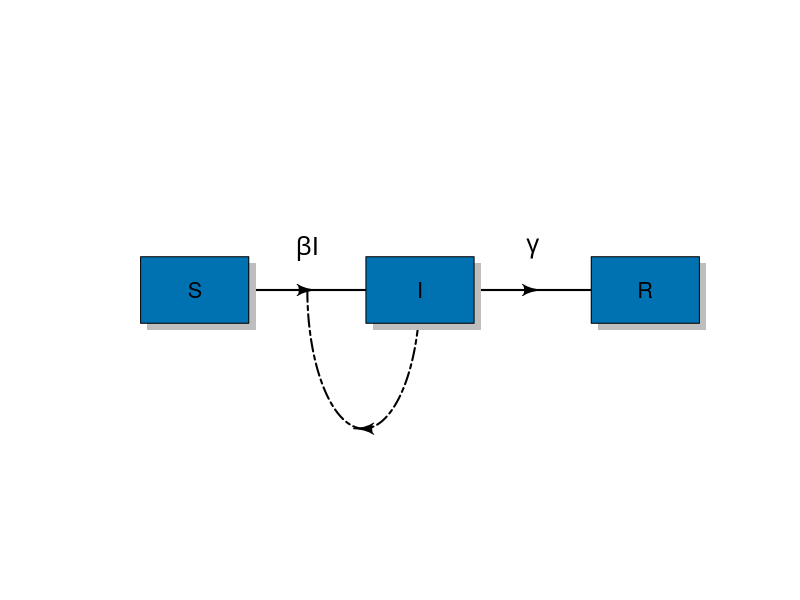
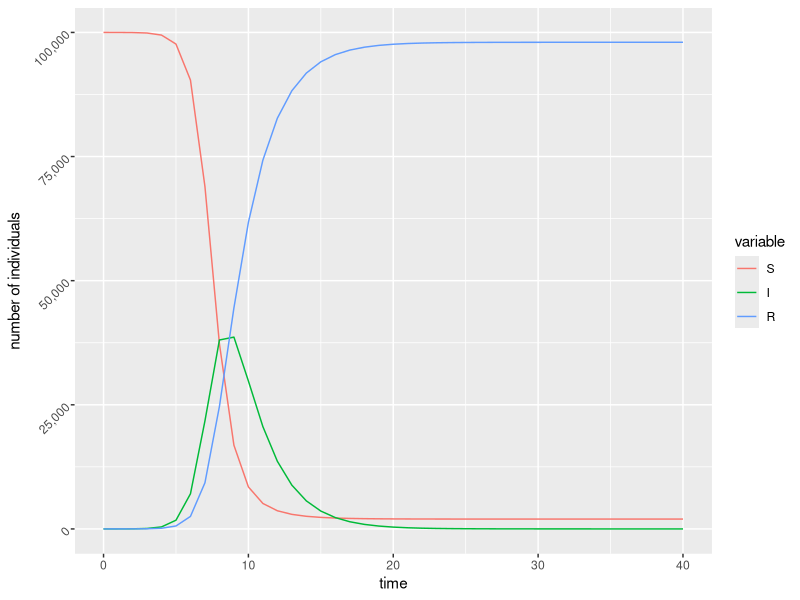
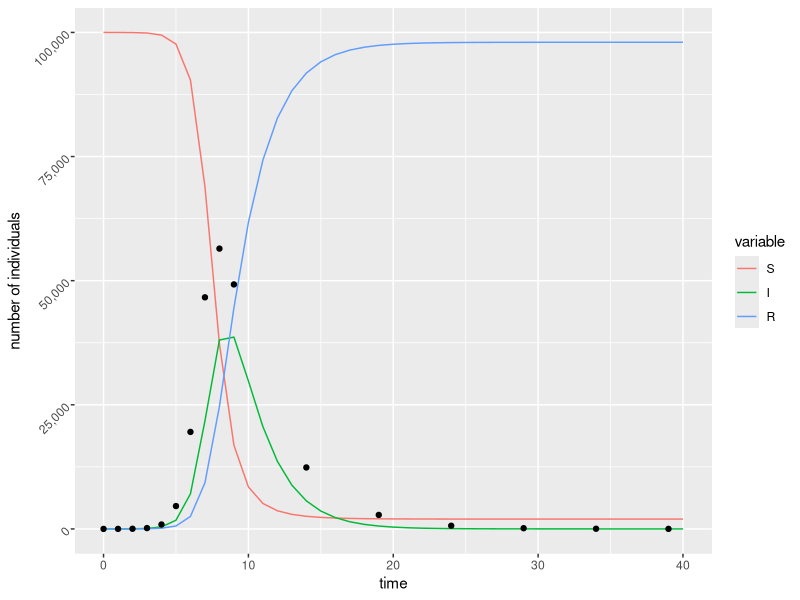
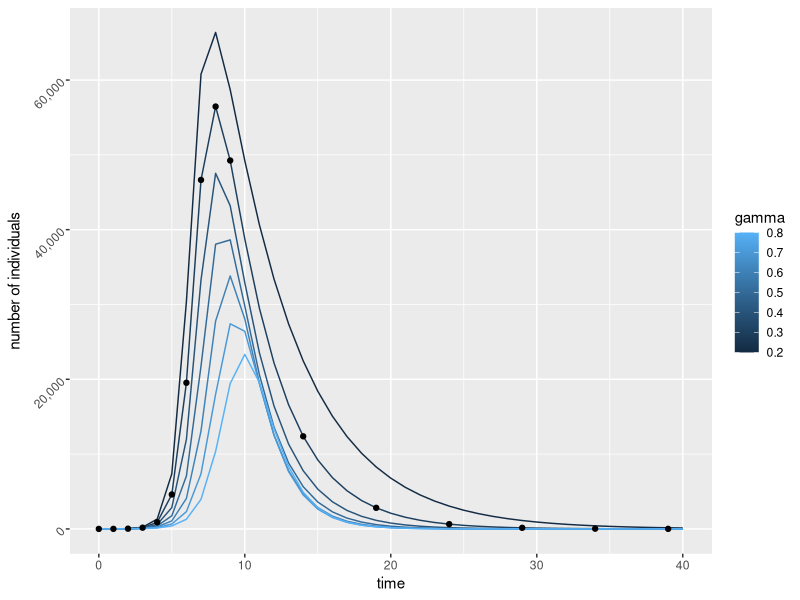
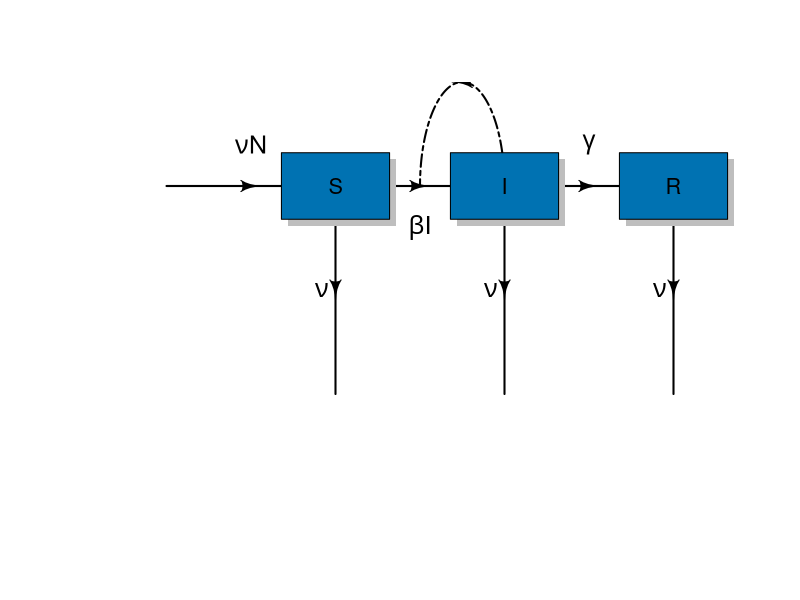
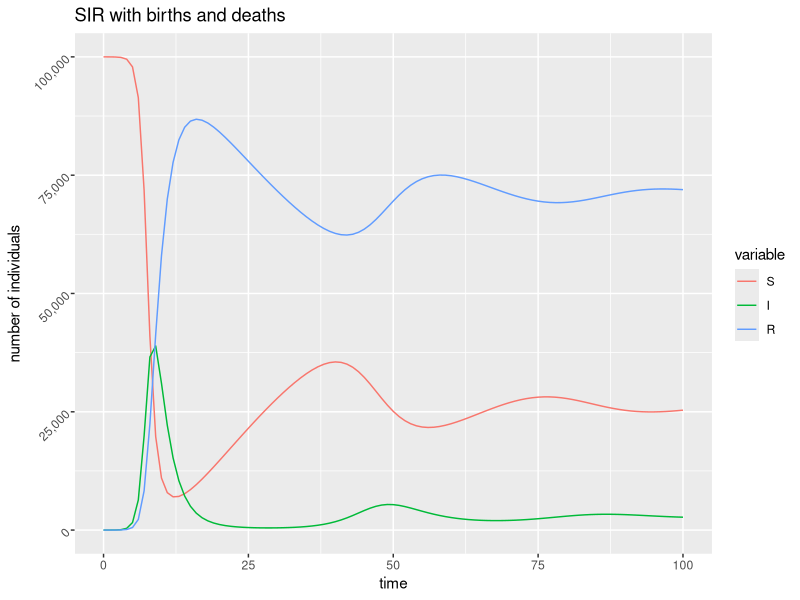
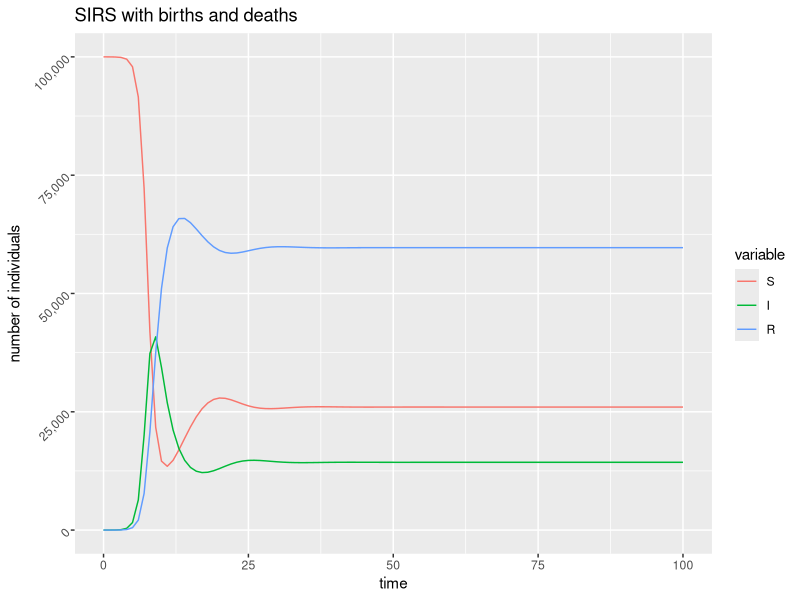

The R source for these figures, in order:
############################################################################################
###########    Introduction to Differential                               ##################
###########       Equations                                               ##################
###########                                                               ##################
###########                                                               ##################
###########    Written by: Mike A Irvine                                  ##################
###########                                                               ##################
###########    written: 11/04/17                                          ##################
############################################################################################
#If running for first time and neccessary, uncomment following lines to install packages 
#install library to handle differential equations
#install.packages("deSolve")
#install.packages("ggplot2")
#install.packages("diagram")

# resets R to fresh
rm(list = ls(all = TRUE)) 

#change working directory to model file path.
this.dir <- dirname(parent.frame(2)$ofile)
setwd(this.dir) 

library(deSolve) # package for solving ode (state) models
library(reshape) # manipulate dataframe
library(ggplot2) # data visualisation
library(plyr) #data frame manipulation
library(diagram)

#draw SIR diagram
openplotmat()
pos <- coordinates(c(3))
mid1 <- straightarrow(from = pos[1, ], to = pos[2, ])
mid2 <- straightarrow(from = pos[2, ], to = pos[3, ])
curvedarrow (from = pos[2, ], to = .5*(pos[1, ] +pos[2,]),curve = -2.0, lty = 6, lcol = 1)
text(mid1[1]-0.00, mid1[2]+0.1, expression(paste(beta, 'I')), cex = 1.5)
text(mid2[1]-0.00, mid2[2]+0.1, expression(gamma), cex = 1.5)
labels <- c('S','I','R')
text_size <- 1.3
edge_length <- 0.08
for(i in 1:length(labels)){
  textrect(mid = pos[i,], radx = edge_length, rady = edge_length, lab = labels[i], cex = text_size, box.col = "#0072B2")
}

#load data
data <- read.csv("./data/data_sir.csv")

# set initial conditions
init <- c(S = 0, I = 0, R = 0)

# set the time at which to get output (every year for forty years).
times <- seq(0, 40, by = 1)

# create SIR function.
sir <- function(time, state, parameters) {
  # {{Curly brackets indicate the beginning and end of functions}} This is the
  # meat of the function - what happens to the parameters. Here it needs to be
  # a list}}
  with(as.list(c(state, parameters)), {
    dS = -beta * S * I  # The change in S 
    dI = beta * S * I - gamma * I
    dR = gamma * I
    return(list(c(dS, dI, dR)))  # {{'Return' as in 'spit out' the values that you want}}
  })
}

# set list of parameters
parameters <- c(beta = 2/1e+05, gamma = 0.5)


# run model
init <- c(S = 1e+05 - 1, I = 1, R = 0)
out <- ode(y = init, func = sir, times = times, parms = parameters)
print(head(out))

melt.out <- melt(as.data.frame(out),id="time")
p<- ggplot(melt.out, aes(x=time ,y=value,colour=variable,group=variable)) + geom_line() +
  xlab("time") + scale_y_continuous(labels = scales::comma) +
  ylab("number of individuals") + theme(axis.text.y  = element_text(angle=45))

show(p)


# Does this match up well to data?

#change data into a proportion.
data$value = data$proportion * 1e+05
ddata <- as.data.frame(data)

p<- ggplot() + geom_line(data=melt.out, aes(x=time ,y=value,colour=variable,group=variable)) +
  geom_point(data=ddata, aes(x=time,y=value)) +
  xlab("time") + scale_y_continuous(labels = scales::comma) +
  ylab("number of individuals") + theme(axis.text.y  = element_text(angle=45))

show(p)


# Run for many values of gamma
gamma_values <- seq(0.2, 0.8, 0.1)  # vector of possible gamma values

run_results <- data.frame(time=double(),value=double(),gamma=double())
# Run through and solve with each gamma value Length = how many entries in
# vector What gamma value in this run?
for (i in 1:length(gamma_values)) {
  gamma_new <- gamma_values[i]
  # New parameter set
  parameters <- c(beta = 2/1e+05, gamma = gamma_new)
  # Run with this new parameter set
  out <- ode(y = init, times = times, func = sir, parms = parameters)
  # Store the number of infecteds this produces
  stored <- data.frame("time"=out[, "time"], "value" = out[, "I"], "gamma" = gamma_new)  # Bind the columns with time, the infected and the new gamma
  run_results <- rbind(run_results,stored)
}

# Have a look at what you have...(again wouldn't usually include this in the
# saved R code)
print(head(run_results))


# Plot
p<- ggplot() + geom_line(data=run_results, aes(x=time ,y=value,colour=gamma,group=gamma)) +
  geom_point(data=ddata, aes(x=time,y=value)) +
  xlab("time") + scale_y_continuous(labels = scales::comma) +
  ylab("number of individuals") + theme(axis.text.y  = element_text(angle=45))

show(p)


# Create SIR function with births and deaths
# This part of the script extends the original model to include births 
# in the susceptible population and deaths in the S,I,R population

#draw SIR diagram with births and deaths
openplotmat()
pos <- coordinates(c(4,4))
mid0 <- straightarrow(from = pos[1, ], to = pos[2, ])
mid1 <- straightarrow(from = pos[2, ], to = pos[3, ])
mid2 <- straightarrow(from = pos[3, ], to = pos[4, ])

curvedarrow (from = pos[3, ], to = .5*(pos[2, ] +pos[3,]),curve = 2.0, lty = 6, lcol = 1)

text(mid0[1]-0.00, mid0[2]+0.1, expression(paste(nu, 'N')), cex = 1.5)
text(mid1[1]-0.00, mid1[2]-0.1, expression(paste(beta, 'I')), cex = 1.5)
text(mid2[1]-0.00, mid2[2]+0.1, expression(gamma), cex = 1.5)

mid0 <- straightarrow(from = pos[2, ], to = pos[6, ])
mid1 <- straightarrow(from = pos[3, ], to = pos[7, ])
mid2 <- straightarrow(from = pos[4, ], to = pos[8, ])

text(mid0[1]-0.02, mid0[2]+0.0, expression(nu), cex = 1.5)
text(mid1[1]-0.02, mid1[2]-0.0, expression(nu), cex = 1.5)
text(mid2[1]-0.02, mid2[2]+0.0, expression(nu), cex = 1.5)

labels <- c('S','I','R')
text_size <- 1.3
edge_length <- 0.08
for(i in 1:length(labels)){
  textrect(mid = pos[i+1,], radx = edge_length, rady = edge_length, lab = labels[i], cex = text_size, box.col = "#0072B2")
}

sirbd <- function(time, state, parameters) {
  # {{Curly brackets indicate the beginning and end of functions}} This is the
  # meat of the function - what happens to the parameters. Here it needs to be
  # a list}}
  with(as.list(c(state, parameters)), {
    N = S + I + R
    dS = -beta * S * I + nu*N - nu*S  # The change in S 
    dI = beta * S * I - gamma * I - nu*I
    dR = gamma * I - nu*R
    return(list(c(dS, dI, dR)))  # {{'Return' as in 'spit out' the values that you want}}
  })
}

# run model
init <- c(S = 1e+05 - 1, I = 1, R = 0)
parameters <- c(beta = 2/1e+05, gamma = 0.5, nu = 0.02)
times <- seq(0, 100, by = 1)
out <- ode(y = init, func = sirbd, times = times, parms = parameters)
print(head(out))

melt.out <- melt(as.data.frame(out),id="time")
p<- ggplot(melt.out, aes(x=time ,y=value,colour=variable,group=variable)) + geom_line() +
  xlab("time") + scale_y_continuous(labels = scales::comma) +
  ylab("number of individuals") + theme(axis.text.y  = element_text(angle=45)) +
  ggtitle('SIR with births and deaths')
  

show(p)


# Create SIRS function with births and deaths
# Here there is waning immunity where individuals who are recovered can end up becoming susceptible again.
# This part of the script extends the original model to include births 
# in the susceptible population and deaths in the S,I,R population

sirsbd <- function(time, state, parameters) {
  # {{Curly brackets indicate the beginning and end of functions}} This is the
  # meat of the function - what happens to the parameters. Here it needs to be
  # a list}}
  with(as.list(c(state, parameters)), {
    N = S + I + R
    dS = nu*N + delta * R -beta * S * I  - nu*S  # The change in S 
    dI = beta * S * I - gamma * I - nu * I
    dR = gamma * I - nu*R - delta * R
    return(list(c(dS, dI, dR)))  # {{'Return' as in 'spit out' the values that you want}}
  })
}

# run model
init <- c(S = 1e+05 - 1, I = 1, R = 0)
parameters <- c(beta = 2/1e+05, gamma = 0.5, nu = 0.02,delta=0.1)
times <- seq(0, 100, by = 1)
out <- ode(y = init, func = sirsbd, times = times, parms = parameters)
print(head(out))

melt.out <- melt(as.data.frame(out),id="time")
p<- ggplot(melt.out, aes(x=time ,y=value,colour=variable,group=variable)) + geom_line() +
  xlab("time") + scale_y_continuous(labels = scales::comma) +
  ylab("number of individuals") + theme(axis.text.y  = element_text(angle=45)) +
  ggtitle('SIRS with births and deaths')


show(p)
